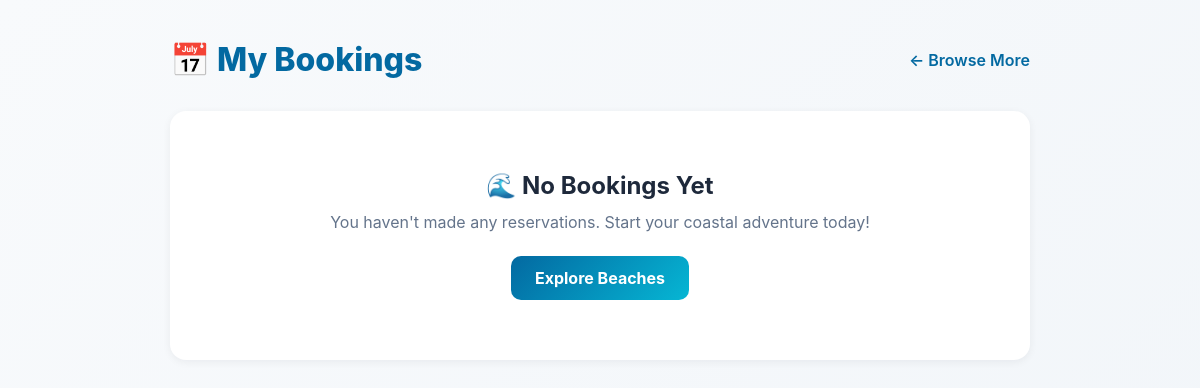
/bookings/ (signed in), run on an earlier commit of the app's database.
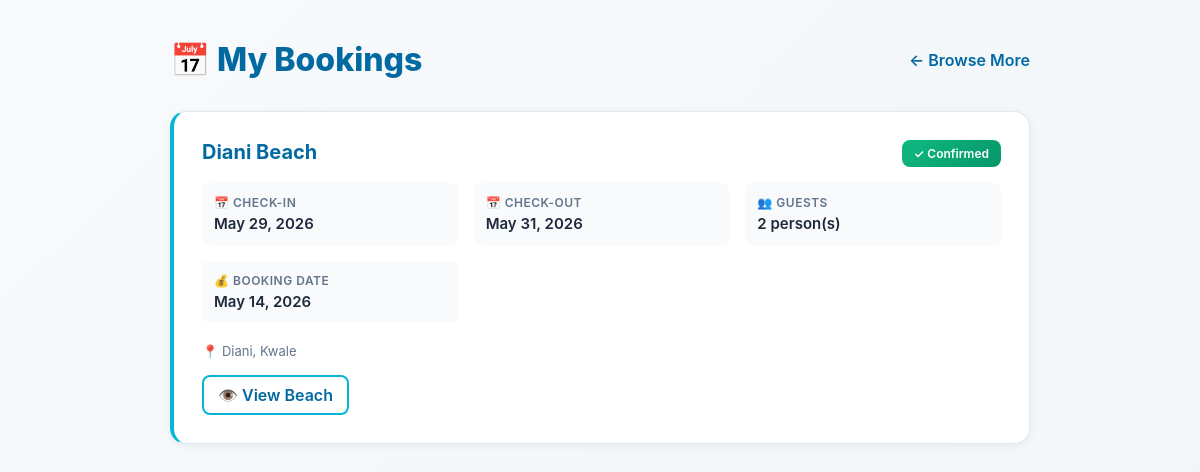
And on a later commit of the database.
### tourism/models.py (models this page shows, shortened)
class Booking(models.Model):
    user = models.ForeignKey(User, on_delete=models.CASCADE)
    beach = models.ForeignKey(Beach, on_delete=models.CASCADE, related_name='bookings')
    check_in = models.DateField()
    check_out = models.DateField()
    guests = models.IntegerField()
    created_at = models.DateTimeField(default=timezone.now)

class Beach(models.Model):
    name = models.CharField(max_length=100)
    location = models.CharField(max_length=100)
    description = models.TextField()
    activities = models.TextField(blank=True)
    price = models.IntegerField()
    image = models.ImageField(upload_to='beach_images/', blank=True, null=True)
    latitude = models.FloatField(blank=True, null=True)
    longitude = models.FloatField(blank=True, null=True)

### tourism/views.py (the view)
# urls.py: path('bookings/', views.my_bookings, name='my_bookings'),
@login_required
def my_bookings(request):
    bookings = Booking.objects.filter(user=request.user).select_related('beach')
    return render(request, 'my_bookings.html', {'bookings': bookings})

### tourism/templates/my_bookings.html (shortened to what this page needs)
<!DOCTYPE html>
<html lang="en">
<head>
</head>
<body>
    <div class="container">
        <div class="page-header">
            <h1>📅 My Bookings</h1>
            <a href="{% url 'home' %}" class="header-link">← Browse More</a>
        </div>
        {% if bookings %}
            <div class="bookings-list">
                {% for booking in bookings %}
                    <div class="booking">
                        <div class="booking-header">
                            <h2>{{ booking.beach.name }}</h2>
                            <span class="booking-status">✓ Confirmed</span>
                        </div>
                        <div class="booking-details">
                            <div class="detail-item">
                                <div class="detail-label">📅 Check-in</div>
                                <div class="detail-value">{{ booking.check_in }}</div>
                            </div>
                            <div class="detail-item">
                                <div class="detail-label">📅 Check-out</div>
                                <div class="detail-value">{{ booking.check_out }}</div>
                            </div>
                            <div class="detail-item">
                                <div class="detail-label">👥 Guests</div>
                                <div class="detail-value">{{ booking.guests }} person(s)</div>
                            </div>
                            <div class="detail-item">
                                <div class="detail-label">💰 Booking Date</div>
                                <div class="detail-value">{{ booking.created_at|date:'M d, Y' }}</div>
                            </div>
                        </div>
                        <p class="booking-meta">📍 {{ booking.beach.location }}</p>
                        <div class="booking-actions">
                            <a href="{% url 'beach_detail' booking.beach.id %}">👁️ View Beach</a>
                        </div>
                    </div>
                {% endfor %}
            </div>
        {% else %}
            <div class="empty-state">
                <h2>🌊 No Bookings Yet</h2>
                <p>You haven't made any reservations. Start your coastal adventure today!</p>
                <a href="{% url 'home' %}">Explore Beaches</a>
            </div>
        {% endif %}
    </div>
</body>
</html>

What changed in the data, as far as the page shows it:
added Booking: beach.name "Diani Beach", check_in "May 29, 2026", check_out "May 31, 2026", guests "2", created_at "May 14, 2026", beach.location "Diani, Kwale"
Also different on the page:
text no longer shown: "🌊 No Bookings Yet You haven't made any reservations. Start your coastal adventure today! Explore Beaches"
